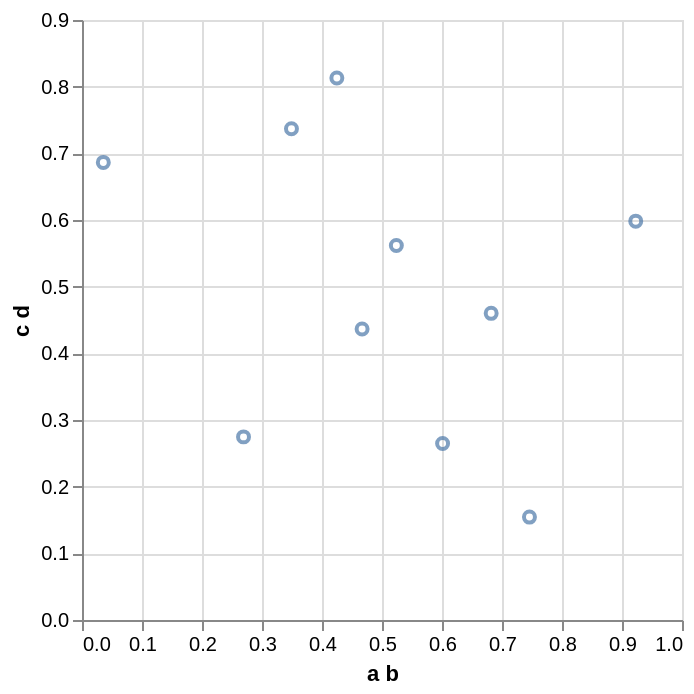

Write a Vega-Lite specification for this figure.
### Vega-Lite specification from a JSON file in a GitHub repository (floating-point values rounded to 4 significant figures)
{"$schema": "https://vega.github.io/schema/vega-lite/v3.json", "data": {"values": [{"a b": 0.9229, "c d": 0.5983}, {"a b": 0.682, "c d": 0.46}, {"a b": 0.03553, "c d": 0.6864}, {"a b": 0.3491, "c d": 0.7368}, {"a b": 0.4248, "c d": 0.813}, {"a b": 0.5239, "c d": 0.5616}, {"a b": 0.4668, "c d": 0.4366}, {"a b": 0.2692, "c d": 0.2747}, {"a b": 0.601, "c d": 0.2649}, {"a b": 0.7458, "c d": 0.1544}]}, "encoding": {"x": {"field": "a b", "type": "quantitative"}, "y": {"field": "c d", "type": "quantitative"}}, "mark": "point"}
